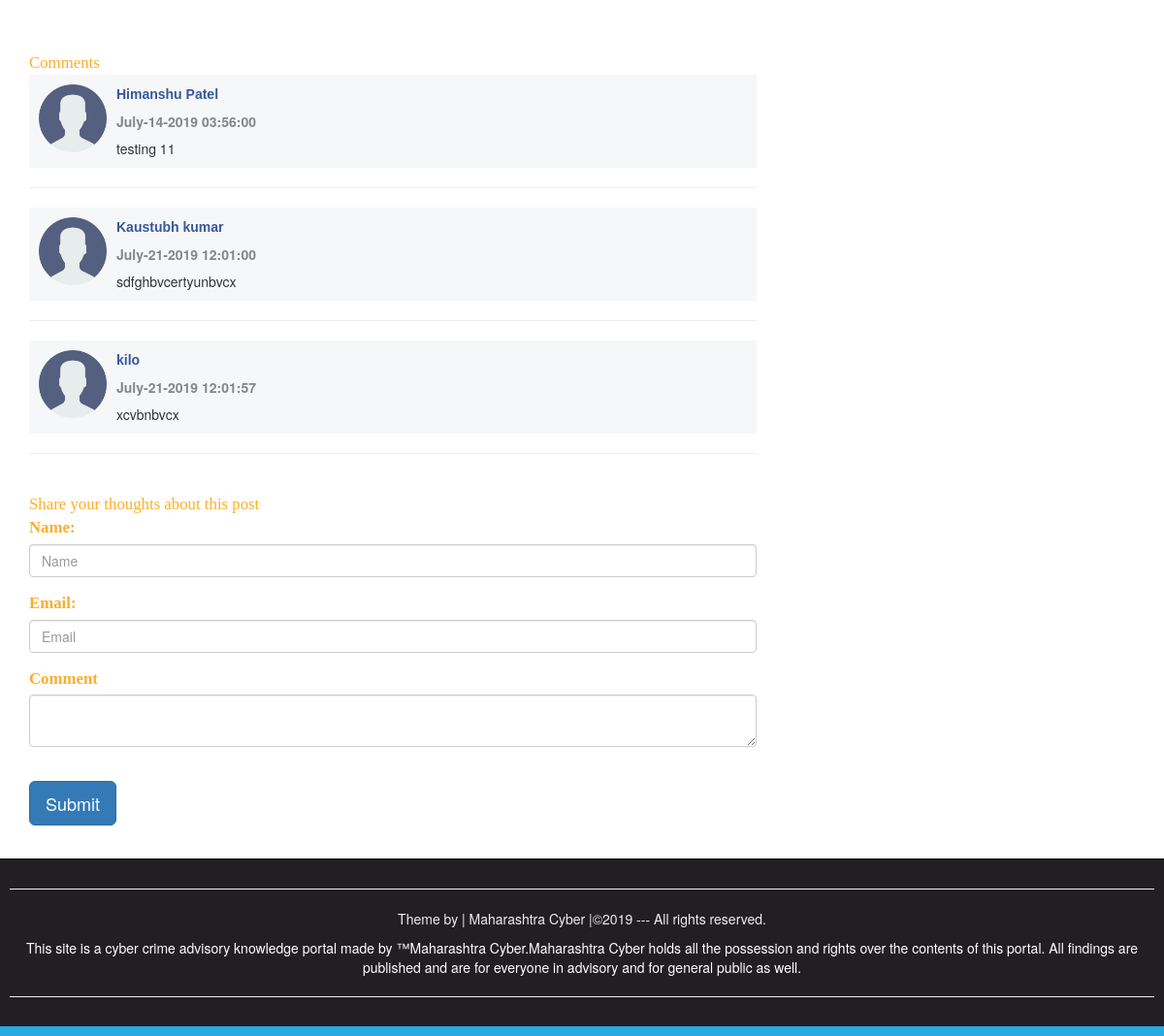
The page /FullPost.php?id=6 (lower part) on the database as committed earlier.
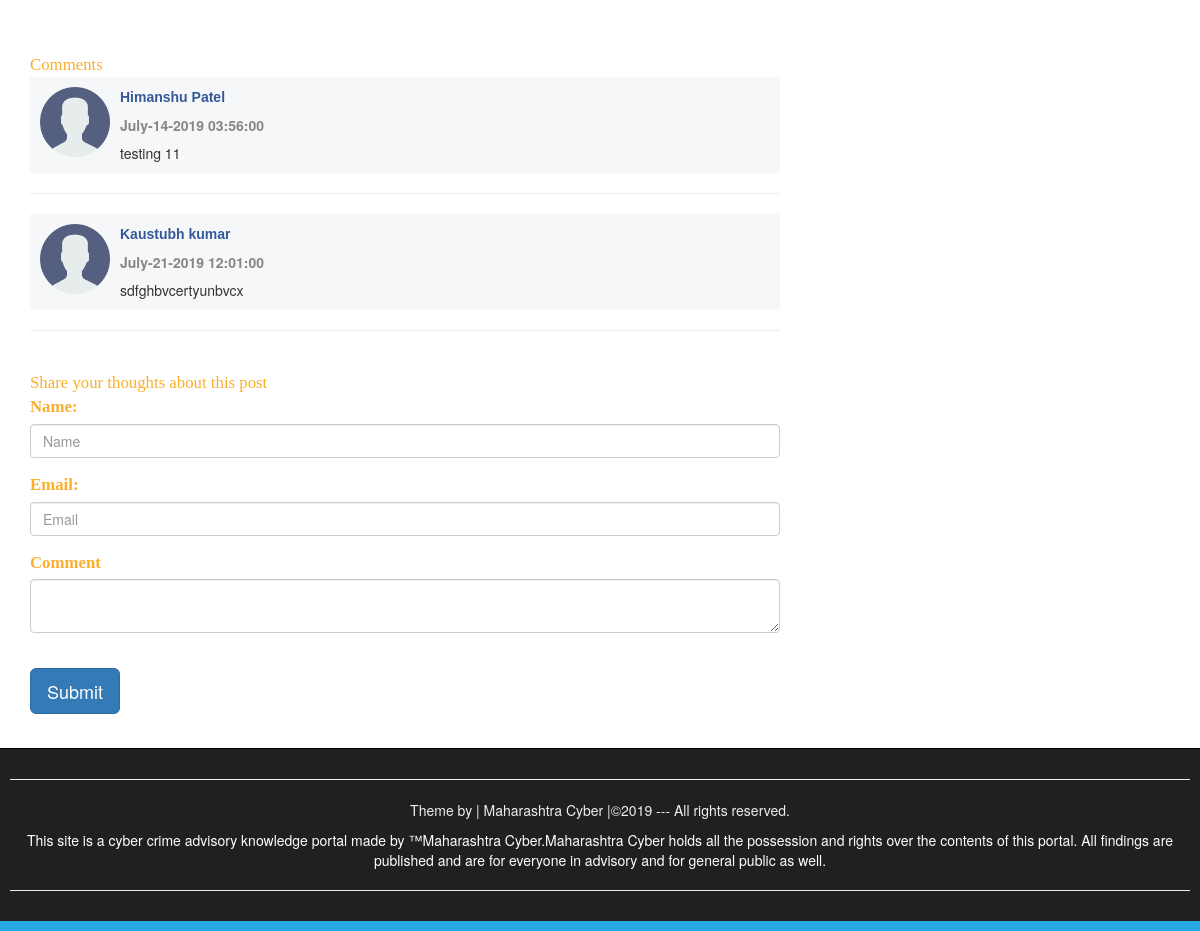
The same page on the database as committed later.
### tables this page shows
CREATE TABLE `comments` (
  `id` int(10) NOT NULL,
  `datetime` varchar(50) NOT NULL,
  `name` varchar(200) NOT NULL,
  `email` varchar(200) NOT NULL,
  `comment` varchar(500) NOT NULL,
  `status` varchar(5) NOT NULL,
  `admin_panel_id` int(10) NOT NULL,
  `approvedby` varchar(200) NOT NULL
);

### FullPost.php (the view, shortened to what this page needs)
<!DOCTYPE>
<html>
    <head>
        <link rel="stylesheet" href="css/bootstrap.min.css">
        <link rel="stylesheet" href="css/publicstyles.css">
    </head>
    <body>
        <div class="container">
        <div class="row">
            <div class="col-sm-8">
            <br><br>
            <br><br>
            <span class="FieldInfo">Comments</span>
            <?php
            global $connection;
            $PostIDForComments=mysqli_real_escape_string($connection, $_REQUEST["id"]);
            $ExtractingCommentsQuery="SELECT * FROM comments
            WHERE admin_panel_id='$PostIDForComments' AND status='ON'";
            $Execute=mysqli_query($connection,$ExtractingCommentsQuery);
            while($DataRows=mysqli_fetch_array($Execute)){
                $CommentDate=$DataRows["datetime"];
                $CommenterName=$DataRows["name"];
                $CommentbyUsers=$DataRows["comment"];
            ?>
            <div class="CommentBlock">
                <img style="margin-left: 10px; margin-top: 10px;"class="pull-left" src="images/comment.png" width=70px; height=70px;>
                <p style="margin-left: 90px;"class="Comment-Info"><?php echo $CommenterName; ?></p>
                <p style="margin-left: 90px;"class="description"><?php echo $CommentDate; ?></p>
                <p style="margin-left: 90px;"class="Comment"><?php echo $CommentbyUsers; ?></p>
            </div>
            <hr>
            <?php } ?>
            <br>
            <span class ="FieldInfo">Share your thoughts about this post</span>
            <div>
        <form action="fullPost?id=<?php echo $_REQUEST["id" ]; ?>" method="post" enctype="multipart/form-data">
        <fieldset>
            <div class="form-group">
            <label for="Name"><span  class="FieldInfo">Name:</span></label>
            <input class="form-control" type="text" name="Name" id="Name" placeholder="Name">
            </div>
            <div class="form-group">
            <label for="Email"><span  class="FieldInfo">Email:</span></label>
            <input class="form-control" type="email" name="Email" id="Email" placeholder="Email">
            </div>
            <div class="form-group">
            <label for="commentarea"><span class="FieldInfo">Comment</span></label>
            <textarea class="form-control" name="Comment" id="commentarea"></textarea>
            </div>
            <br>
            <input class="btn btn-primary btn-lg"type="Submit" name="Submit" value="Submit">
        </fieldset>
        <br>
        </form>
        </div>
            </div>
        </div>
</div>
        <div id="Footer">
    <hr><p>Theme by | Maharashtra Cyber |&copy;2019 --- All rights reserved.
</p>
<a style="color: white; text-decoration:none; cursor: pointer; font weight: bold" href="https://www.reportphishing.in/index.php" target="_blank">
<p>This site is a cyber crime advisory knowledge portal made by &trade;Maharashtra Cyber.Maharashtra Cyber holds all the possession and rights over the contents of this portal.
    All findings are published and are for everyone in advisory and for general public as well.
</p><hr></a>
</div>
<div style="height: 10px; background: #27AAE1;"></div>
    </body>
</html>

Rows that differ between the two databases and show on the page:
removed comments: name "kilo", datetime "July-21-2019 12:01:57", comment "xcvbnbvcx"
